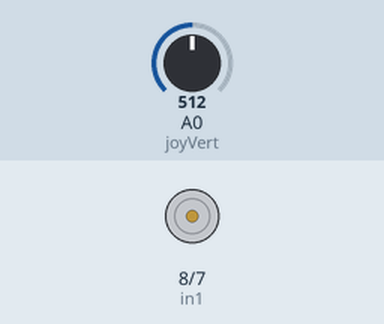
Bench run of a sketch on a simulated Arduino Uno, built with avr-gcc and run on an emulated ATmega328P. On the bench: motor-driver pin pairs drawn as motors (green arrow = first pin HIGH = forward, orange = second pin HIGH = backward, longer = more drive, scaled by the enable pin). Inputs (shaded band) come from the test bench; at power-on: A0 (joyVert) = 512.

Above: at 1.2 s.
1.3 s: A0 (joyVert) set to 466
2.8 s: A0 (joyVert) set to 459
4.3 s: A0 (joyVert) set to 557
5.8 s: A0 (joyVert) set to 565
7.3 s: A0 (joyVert) set to 450
Timing chart, 0 to 9.8 s (numbered marks = the images above; inputs shaded):
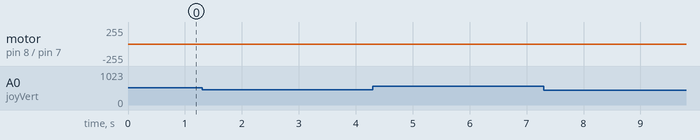

The sketch:

DC_motor.ino
```cpp
// Motor A

int enA = 9;
int in1 = 8;
int in2 = 7;

// Joystick Input

int joyVert = A0; // Vertical

// Motor Speed Values - Start at zero

int MotorSpeed1 = 0;

// Joystick Values - Start at 512 (middle position)

int joyposVert = 512;


void setup()

{

  // Set all the motor control pins to outputs

  pinMode(enA, OUTPUT);
  pinMode(in1, OUTPUT);
  pinMode(in2, OUTPUT);

  // Start with motors disabled and direction forward

  // Motor A

  digitalWrite(enA, LOW);
  digitalWrite(in1, HIGH);
  digitalWrite(in2, LOW);

}

void loop() {

  // Read the Joystick X positions

  joyposVert = analogRead(joyVert);

  // Determine if this is a forward or backward motion
  // Do this by reading the Verticle Value
  // Apply results to MotorSpeed and to Direction

  if (joyposVert < 460)
  {
    // This is Backward

    // Set Motor A backward

    digitalWrite(in1, LOW);
    digitalWrite(in2, HIGH);

    //Determine Motor Speeds

    // As we are going backwards we need to reverse readings

    joyposVert = joyposVert - 460; // This produces a negative number
    joyposVert = joyposVert * -1;  // Make the number positive

    MotorSpeed1 = map(joyposVert, 0, 460, 0, 255);

  }
  else if (joyposVert > 564)
  {
    // This is Forward

    // Set Motor A forward

    digitalWrite(in1, HIGH);
    digitalWrite(in2, LOW);

    //Determine Motor Speeds

    MotorSpeed1 = map(joyposVert, 564, 1023, 0, 255);
  }
  else
  {
    // This is Stopped

    MotorSpeed1 = 0;

  }

  // Set the motor speeds

  analogWrite(enA, MotorSpeed1);

}
```

Measured:
- after the input at 1.3 s, every drawn part: stays the same
- after the input at 4.3 s, every drawn part: stays the same
- after the input at 7.3 s, motor on pin 8 (in1) / pin 7 (in2): stopped → backward 5/255 at once
